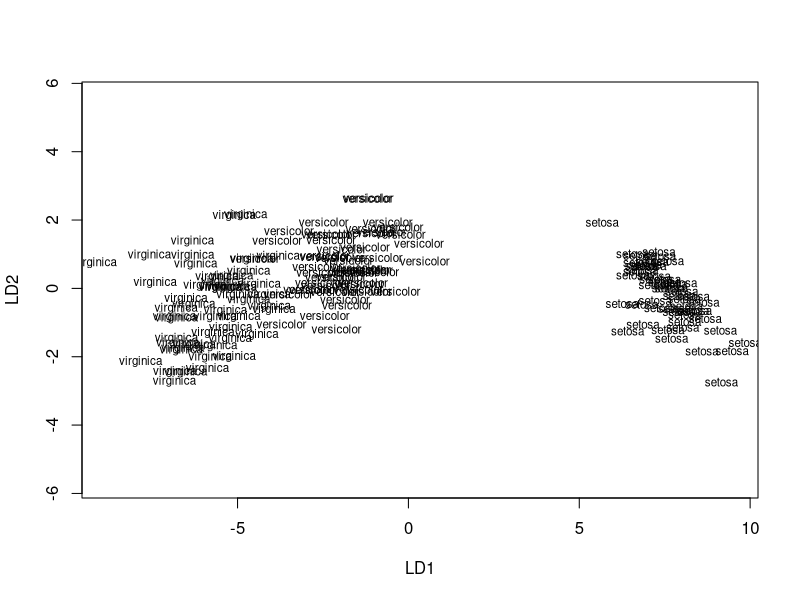
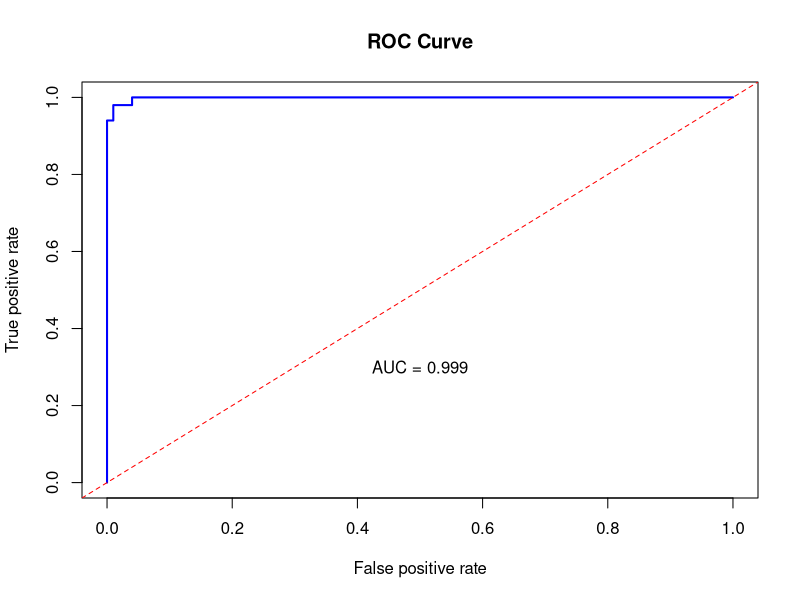

Recreate these plots in R, in order.
## ---- chunk 1
knitr::opts_chunk$set(warning = FALSE, message = FALSE)

library(MASS)
library(ROCR)

data(iris)
## ---- chunk 2
# LDA
lda_model <- lda(Species ~ ., data = iris)

lda_predictions <- predict(lda_model, newdata = iris)
lda_predictions

# predicted classes
predicted_classes <- lda_predictions$class
predicted_classes
## ---- chunk 3
# Calculate accuracy
accuracy <- mean(predicted_classes == iris$Species)

# Summary of the LDA model and accuracy
cat("Summary of LDA Model:\n")
print(summary(lda_model))
print(lda_model)
cat("\nModel Accuracy:", round(accuracy * 100, 2), "%\n")
plot(lda_model)

# discriminant scores
lda_scores <- lda_predictions$x
lda_scores

# Convert the predicted probabilities to a data frame
predicted_probabilities <- as.data.frame(lda_predictions$posterior)
predicted_probabilities
## ---- chunk 4
pred <- prediction(predicted_probabilities[, "versicolor"], iris$Species == "versicolor")

roc.perf <- performance(pred, measure = "tpr", x.measure = "fpr")

auc.train <- performance(pred, measure = "auc")@y.values[[1]]

# ROC curve
plot(roc.perf, main = "ROC Curve", col = "blue", lwd = 2)
abline(a = 0, b = 1, lty = 2, col = "red")
text(x = 0.5, y = 0.3, paste("AUC = ", round(auc.train, 3), sep = ""))
